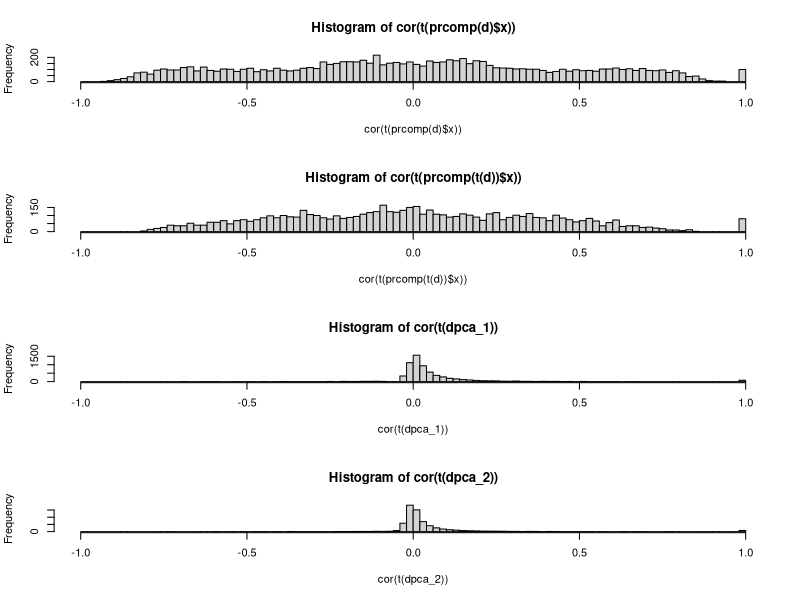

R code for this plot: (Note: this script raises an error after producing the figure.)
# set.seed(1)
p <- 80 #analogous to cell types
n <- 100 #analogous to genes or analytes
d <- matrix(rnorm(p*n), ncol = n*p, nrow = 1) #uncorrelated obs

#correlated ps?
r_p <- 0.7
r_n <- 0.5
R_p <- diag(p) + r_p - diag(p) * r_p
R_n <- diag(n) + r_n - diag(n) * r_n
# R <- kronecker(R_p, R_n)
RR <- kronecker(chol(R_p), chol(R_n))
d <- d %*% RR
d <- matrix(c(d), ncol = p, nrow = n)

#check PC score correlations
par(mfrow = c(4,1))
breaks = -50:50/50
hist(cor(t(prcomp(d)$x)), breaks = breaks)
hist(cor(t(prcomp(t(d))$x)), breaks = breaks)

#try consecutive PCA?
dpca_1 <- prcomp(t(prcomp(d)$x))$x
dpca_2 <- prcomp(t(prcomp(t(d))$x))$x

hist(cor(t(dpca_1)), breaks = breaks)
hist(cor(t(dpca_2)), breaks = breaks)

#try eigendecomp approach?
# cov(d %*% eigen(cov(d))$vectors %*% diag(1/sqrt(eigen(cov(d))$values)))
# diag(kronecker(diag(eigen(R_p)$values), diag(eigen(R_n)$values)))
R_p_2use <- R_p
R_n_2use <- R_n
R_p_2use <- as.matrix(Matrix::nearPD(cov(d))$mat)
R_n_2use <- as.matrix(Matrix::nearPD(cov(t(d)))$mat)
eigenvalues <- rep(eigen(R_p_2use)$values, each = n) * rep(eigen(R_n_2use)$values, p)
bad_L <- eigenvalues < 1E-6
eigenvalues[bad_L] <- Inf
eigenvectors <- kronecker(eigen(R_p_2use)$vectors, eigen(R_n_2use)$vectors)
d_eig <- matrix(d, ncol=p*n) %*% eigenvectors %*% diag(1/sqrt(eigenvalues))
# d_eig[, bad_L] <- 0
d_kron <- matrix(c(d_eig), ncol = p, nrow = n)
hist(cor(d_kron, use = "pair"), breaks = breaks)
hist(cor(t(d_kron), use = "pair"), breaks = breaks)

#reconstruct data?
recon_eigenvalues <- eigenvalues
recon_eigenvalues[bad_L] <- 0
d_eig_recon <- d_eig %*% diag(sqrt(recon_eigenvalues)) %*% t(eigenvectors)
d_eig_recon <- matrix(c(d_eig_recon), ncol = p, nrow = n)
par(mfrow = c(1,1))
plot(d_eig_recon, matrix(d, ncol=p*n)); abline(0,1,col=2,lwd=2)
hist(cor(d_eig_recon)[upper.tri(R_p)]); abline(v = r_p, col = "red", lwd = 3)
hist(cor(t(d_eig_recon))[upper.tri(R_n)]) ; abline(v = r_n, col = "red", lwd = 3)

#shuffle data indices and check if correlations are preserved
d_eig_recon <- sample(d_eig) %*% diag(sqrt(recon_eigenvalues)) %*% t(eigenvectors)
d_eig_recon <- matrix(c(d_eig_recon), ncol = p, nrow = n)
par(mfrow = c(1,1))
plot(d_eig_recon, matrix(d, ncol=p*n)); abline(0,1,col=2,lwd=2)
hist(cor(d_eig_recon)[upper.tri(R_p)]); abline(v = r_p, col = "red", lwd = 3)
hist(cor(t(d_eig_recon))[upper.tri(R_n)]) ; abline(v = r_n, col = "red", lwd = 3)


#try only single pca + permutation + reconstruction 
#to check if covariances are preserved
ed <- eigen(cov(d))
eval <- ed$values
evec <- ed$vectors
dp <- d %*% evec %*% diag(1/sqrt(eval))
dps <- do.call(cbind, lapply(1:p, function(i) dp[sample(1:n), i]))
dpr <- dps %*% diag(sqrt(eval)) %*% t(evec)

#compare the two
breaks = -20:20/20
hist(cor(d)[upper.tri(diag(p))], breaks = breaks, col = 2)
hist(cor(dpr)[upper.tri(diag(p))], add = T, 
     breaks = breaks, col = adjustcolor(1,0.25))
plot(log(apply(d,2,var)), log(apply(dpr,2,var))); abline(0,1)

hist(cor(d)[upper.tri(diag(p))], breaks = breaks, col = 2)
hist(cor(dpr)[upper.tri(diag(p))], add = T, 
     breaks = breaks, col = adjustcolor(1,0.25))


hist(cor(t(d))[upper.tri(diag(p))], breaks = breaks, col = 2)
hist(cor(t(dpr))[upper.tri(diag(p))], add = T, 
     breaks = breaks, col = adjustcolor(1,0.25))

plot(log(apply(d,2,var)), log(apply(dpr,2,var))); abline(0,1)
